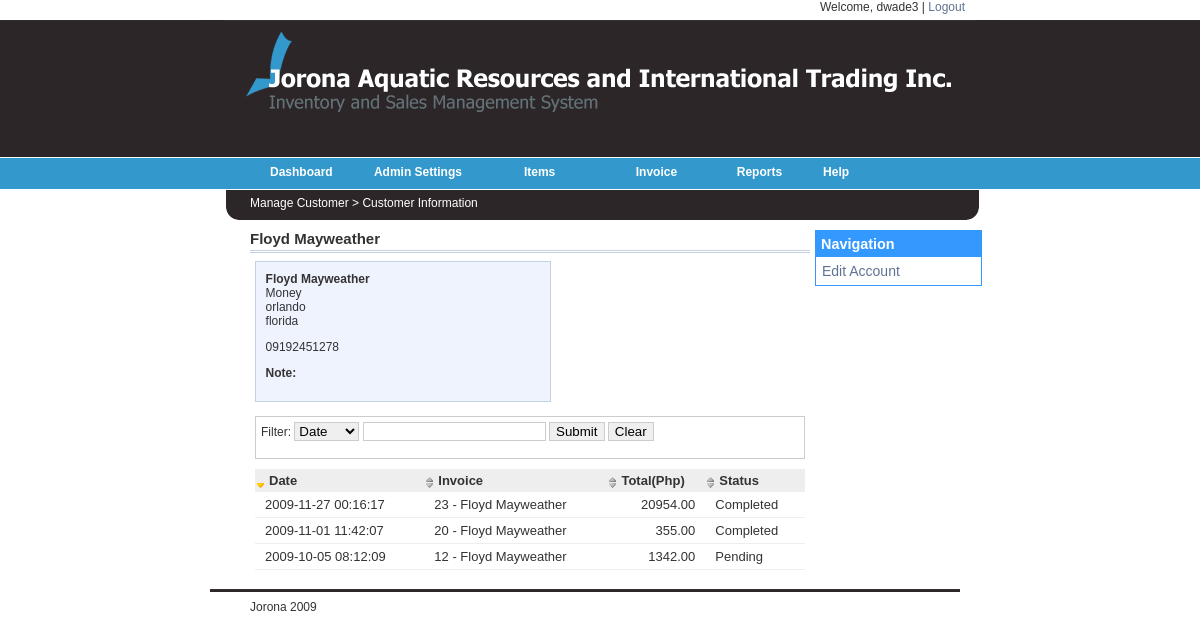
The app's page /final/customer_information.php?u=2 (signed in) with its own data.
### tables this page shows
CREATE TABLE IF NOT EXISTS `tbl_customer` (
  `cust_id` int(4) NOT NULL auto_increment,
  `cust_fname` varchar(30) default NULL,
  `cust_lname` varchar(30) default NULL,
  `cust_email` varchar(64) NOT NULL,
  `cus_user` varchar(30) default NULL,
  `cus_pass` varchar(200) default NULL,
  `cust_address` varchar(200) NOT NULL,
  `cust_city` varchar(20) default NULL,
  `cust_type` smallint(2) NOT NULL,
  `cust_contact` varchar(15) default NULL,
  `cust_acontact` int(15) default NULL,
  `cust_question` int(2) default NULL,
  `cust_answer` varchar(40) default NULL,
  `note` varchar(900) default NULL,
  PRIMARY KEY  (`cust_id`)
);

CREATE TABLE IF NOT EXISTS `tbl_order` (
  `o_id` int(6) NOT NULL auto_increment,
  `o_status` smallint(2) NOT NULL,
  `o_memo` varchar(260) NOT NULL,
  `o_lastupdate` timestamp NOT NULL default CURRENT_TIMESTAMP on update CURRENT_TIMESTAMP,
  `o_total` int(7) NOT NULL,
  `userid` int(4) NOT NULL,
  `cust_id` int(5) NOT NULL,
  PRIMARY KEY  (`o_id`)
);

### final/includes/functions.php (called while the page is built, shortened)
<?php
    function SearchCustomer($keyword) {
        if ($keyword!="")
        {
            $result = mysql_query("SELECT * FROM tbl_customer WHERE cust_id='$keyword' OR cus_user='$keyword' OR cust_lname='$keyword' OR cust_lname='$keyword'");
        }
        else $result = mysql_query("SELECT * FROM tbl_customer ORDER BY cust_lname ASC");
        return $result;
    }
    function SearchCustomerById($id){
        $result = mysql_query("SELECT * FROM tbl_customer WHERE cust_id='$id'");
        return $result;
    }
	function DisplayOrderPerCustomer($cid){
        $query = "SELECT * FROM tbl_order,  tbl_customer
                    WHERE tbl_order.cust_id = $cid AND tbl_order.cust_id = tbl_customer.cust_id";
        $result = mysql_query($query);
        return $result;
	}
?>

### final/customer_information.php (the view, shortened to what this page needs)
<?php include("includes/functions.php");?>
<link rel="stylesheet" href="_common/css/main.css" type="text/css" media="all">
<link href="stylesheets/sortableTable.css" rel="stylesheet" type="text/css" />
<?php include("includes/header.php");?>
<br><div id="mainMenuContent">Manage Customer > Customer Information</div></div><div> <div id="content">
<div id="Nav">
<div class="box"><div class="box-header"><b>Navigation</b></div>
<?php
$u = $_GET['u'];
echo"
<div class=\"box-body\"><p class=\"t\"><a href=\"customer_detail.php?u=$u\">Edit Account</a></p><p class=\"d\">";
?>
</p></div>
</div>
</div>
<div class="header">
<p class="h"><strong>
  <?php
    $keyword = $_GET['u'];
    $result=SearchCustomer($keyword);
    while($row = mysql_fetch_array($result))
            { echo $row['cust_fname']." ".$row['cust_lname']; }
?>
</strong></p>
</div>
	 <div id="container">
       <?php
	      if(isset($_GET['u'])){
		     $u = $_GET['u'];
		     $result=SearchCustomerById($u);
		     while($row = mysql_fetch_array($result))
				{
		     echo "<div class=\"details\">
		     <div><strong>".$row['cust_fname']." ".$row['cust_lname']."</strong></div>
			 <div>".$row['cus_user']."</div>
		     <div>".$row['cust_address']."</div>
		     <div>".$row['cust_city']."</div><p></p>";
		     echo "<div>".$row['cust_contact']."</div>";
			 echo "<p></p><div><b>Note:</b><br> ".$row['note']."</div><p></p>";
		     echo "</div><br>";
		     }
	      }
       ?>
       	<div class="tableFilter">
		  		<form id="tableFilter" onsubmit="myTable.filter(this.id); return false;">Filter:
					<select id="column">
		  				<option value="0">Date</option>
					</select>
					<input type="text" id="keyword"/>
					<input type="submit" value="Submit" />
					<input type="reset" value="Clear" />
				</form>
			</div>
		    <table id="myTable" cellpadding="0">
		  	<thead>
				<th axis="date">Date</th>
				<th axis="string">Invoice</th>
				<th axis="number">Total(Php)</th>
				<th axis="string">Status</th>
			</thead>
			<?php
			 $cid = $_GET['u'];
				echo "<tbody>";
			        $result = DisplayOrderPerCustomer($cid);
                                while($row = mysql_fetch_array($result))
                                {
				echo "<tr id=".$row['o_id']." class=\"sort\">";
				echo"<td class=\"center\">".$row['o_lastupdate']."</td>";
				echo"<td>".$row['o_id']." - ".$row['cust_fname']." ".$row['cust_lname']."</td>";
				echo"<td class=\"int\">".$row['o_total'].".00</td>";
				if($row['o_status']==1){
					echo"<td>Approved</td>";
					} elseif($row['o_status']==2) {
						echo"<td>Pending</td>";
					} elseif($row['o_status']==3) {
						echo"<td>Canceled</td>";
					} elseif($row['o_status']==4) {
						echo"<td>Completed</td>";
					} elseif($row['o_status']==5) {
						echo"<td>Returned</td>";
					}
				echo "</tr>";
				}
			echo "</tbody>";
			?>
		  </table>
	</div>
<?php require("includes/footer.php");?>

### final/_common/css/main.css (style rules this page uses)
body { line-height: 1.5; background: #fff; margin:1.5em 0; }
table { border-collapse: separate; border-spacing: 0; }
caption, th, td { text-align: left; font-weight:400; }
body { color: black; font-family: Verdana, sans-serif; font-size: 12px; }
#container { width: 550px; margin: auto; padding-top: 0px; padding-bottom: 10px; }

### final/stylesheets/sortableTable.css (style rules this page uses)
table { width: 100%; }
th { background-color: #666666; background: #eee url(../images/icon-table-sort.png) no-repeat 2px 8px; padding: 4px 4px 4px 14px; font-size: 13px; font-weight:bold; }
tr { background-color: #FFFFFF; padding: 4px; font-size: 13px; }
td { padding: 5px 10px; border-bottom: 1px solid #eee; }
.sortedDESC { background: url(../images/icon-table-sort-desc.png) no-repeat 2px 10px #eee; }
.tableFilter { border: 1px solid #ccc; padding: 5px; margin: 0px 0 10px 0; }
.tableFilter input { border: 1px solid #ccc; }
.tableFilter select { border: 1px solid #ccc; }

### final/stylesheets/web.css (style rules this page uses)
body { margin: 0px 0px 10px 0px; padding: 0px; line-height: 200%; color: #333; font: 12px Arial, Verdana, sans-serif; background:url(../images/b_g.gif) top left repeat-x; }
#mainMenuContent { margin-left: 50px; }
#content { padding: 0px; width: 560px; background-color:#FFFFFF; margin-left:50px; margin-top: 010px; float: left; }
#Nav { padding: 0px; width: 165px; border:1px thin #3399FF; position: absolute; float: right; margin-left: 565px; margin-top: 0px; }
a { color: #607293; text-decoration: none; }
div.header { border-bottom: 3px double rgb(198, 209, 224); padding-bottom: 3px; margin-bottom: 8px; }
div.box, table.box { padding: auto; border: solid 1px #3399FF ; width: inherit; }
div.box-header, td.box-header { border: solid 1px #3399FF ; font-size: larger; color: #FFFFFF; padding: 4px; background-color: #3399FF; }
div.box-body, td.box-body { padding: 6px; border-top: 0px; }
p.h { font:arial; font-size:15px; padding:0; margin-top:0; margin-bottom:0; font-weight:bold; }
p.t { font:arial; font-size:14px; padding:0; margin-top:0; margin-bottom:0; }
td.int { text-align:right; }
div.details { background: rgb(239, 243, 254); border: 1px solid rgb(194, 209, 228); padding: .8em .8em; width: 50%; }

### records on screen
tbl_customer: cust_fname "Floyd", cust_lname "Mayweather", cus_user "Money", cust_address "orlando", cust_city "florida", cust_contact "09192451278"
tbl_order: o_lastupdate "2009-10-05 08:12:09", o_id "12", cust.cust_fname "Floyd", cust.cust_lname "Mayweather", o_total "1342", o_status "Pending"
tbl_order: o_lastupdate "2009-11-01 11:42:07", o_id "20", cust.cust_fname "Floyd", cust.cust_lname "Mayweather", o_total "355", o_status "Completed"
tbl_order: o_lastupdate "2009-11-27 00:16:17", o_id "23", cust.cust_fname "Floyd", cust.cust_lname "Mayweather", o_total "20954", o_status "Completed"

### other values on screen
$_SESSION['username'] "dwade3"
